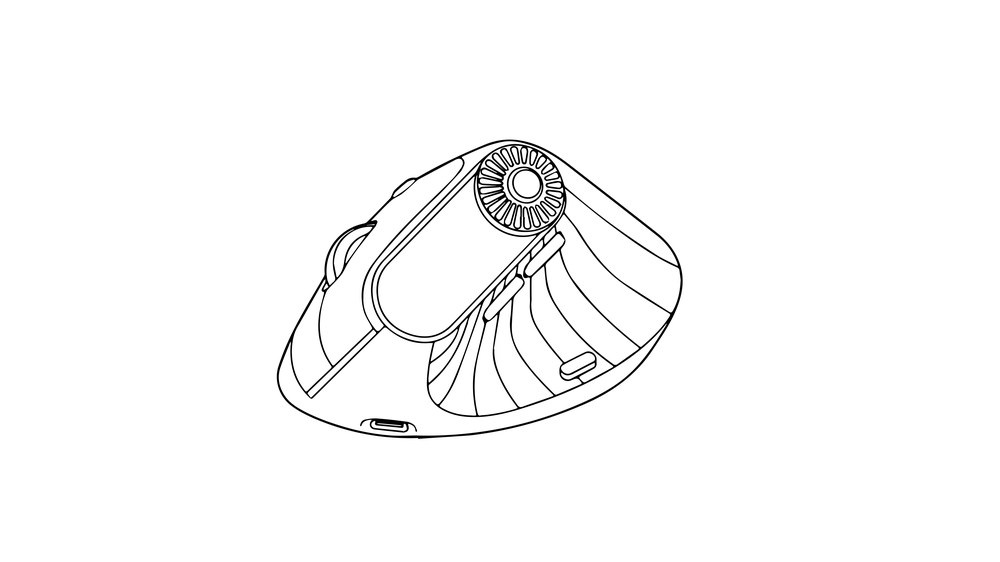
#> input picture extracted/page.png, 1000 x 562 px, shrunk from 4000 x 2250 before the run
$ python -i continuous_lines.py   (imports and definitions only)
#> lines starting #> are read from the running program, lines starting #| are printed output that depends on the picture; after the words box and inside, x2 and y2 are one past the last pixel; in counts of white or black regions, pixels touching at a corner belong together
#> further down, picture is the input picture: shape (562, 1000, 3); min 0, max 255, mean 249.9
import fitz
import cv2
import numpy as np
import os

# [13 lines left out: function extract_page_as_image, not called in this run]

def get_continuous_skeleton(img):
    """获取连续的骨架线"""
    if len(img.shape) == 3:
        gray = cv2.cvtColor(img, cv2.COLOR_BGR2GRAY)
    else:
        gray = img.copy()

    _, binary = cv2.threshold(gray, 60, 255, cv2.THRESH_BINARY_INV)
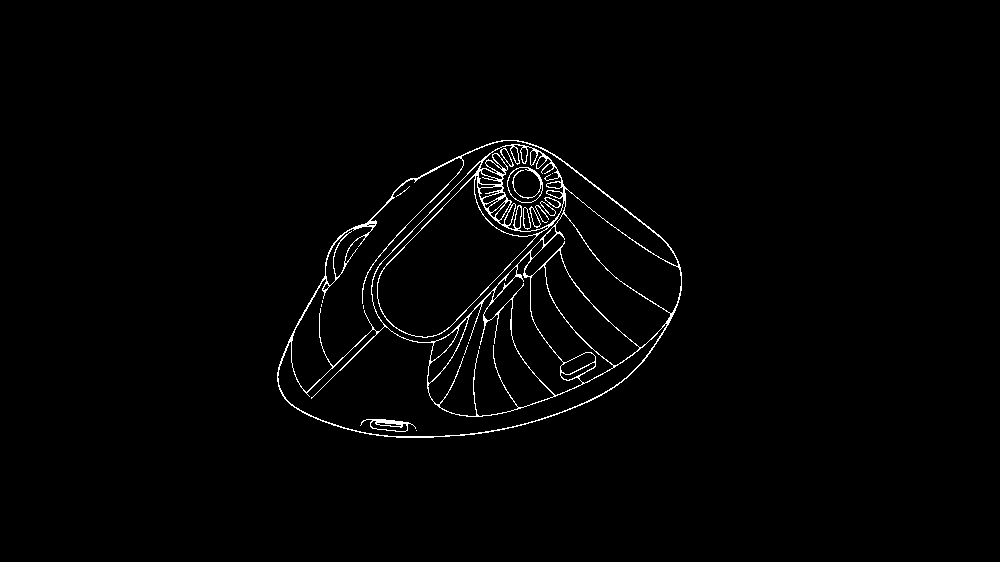
#> binary: shape (562, 1000); 1.4% white in thin lines or dots, all inside (x1, y1, x2, y2) = (277, 140, 682, 438)

    kernel = np.ones((3, 3), np.uint8)
    binary = cv2.morphologyEx(binary, cv2.MORPH_CLOSE, kernel, iterations=2)
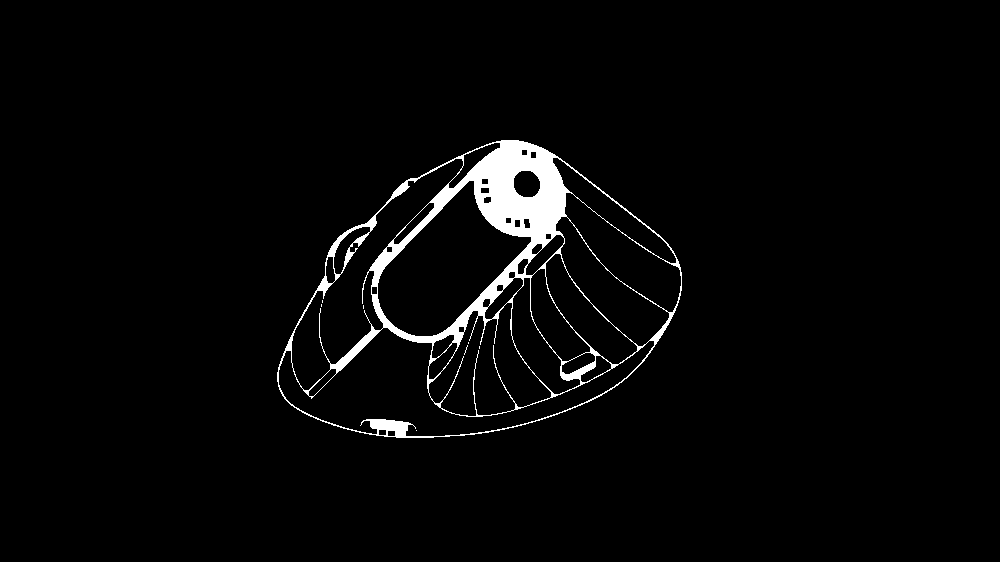
#> binary: shape (562, 1000); 2.9% white; 8 white regions (7 under 20 px), largest, box (x1, y1, x2, y2) and area: (277, 140, 682, 438) 16123
    binary = cv2.morphologyEx(binary, cv2.MORPH_OPEN, kernel, iterations=1)
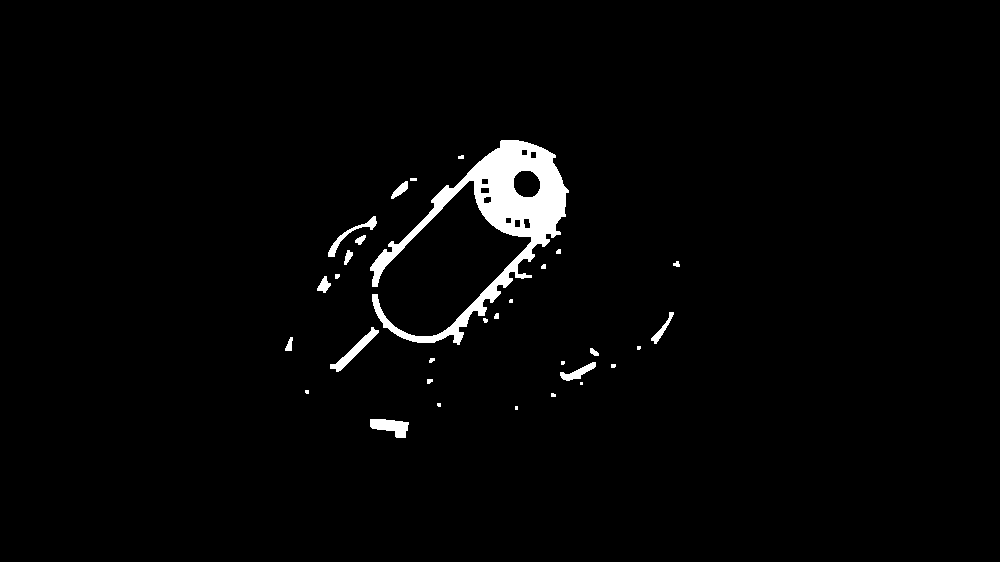
#> binary: shape (562, 1000); 2.2% white; 31 white regions (9 under 20 px), largest, box (x1, y1, x2, y2) and area: (370, 140, 569, 345) 9969, (330, 327, 379, 372) 472, (370, 419, 409, 438) 469

    dist_transform = cv2.distanceTransform(binary, cv2.DIST_L2, 5)
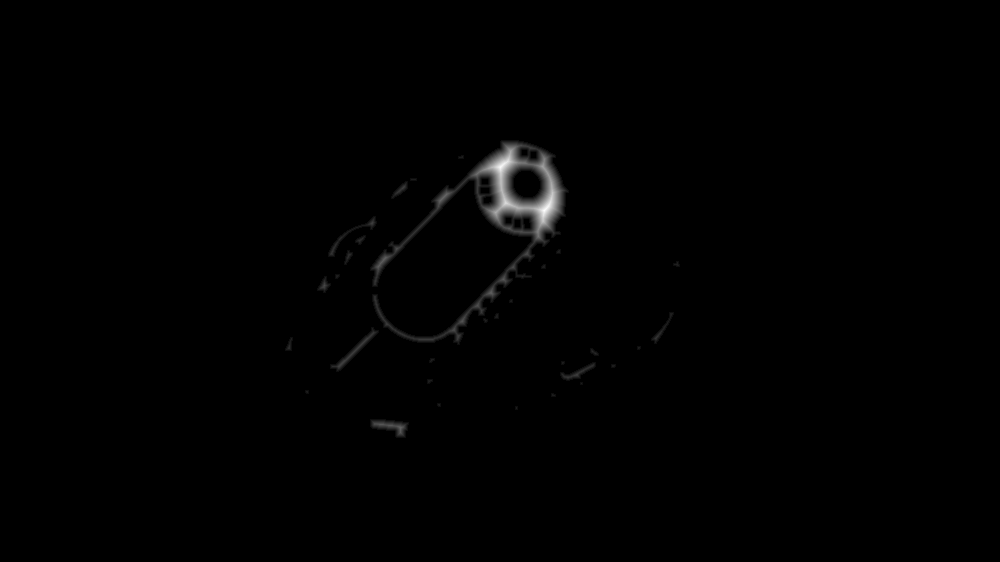
#> dist_transform: shape (562, 1000) float32; min 0, max 17.79, mean 0.0966; drawn with min black and max white

    _, skeleton = cv2.threshold(dist_transform, 0.3, 255, cv2.THRESH_BINARY)
    skeleton = np.uint8(skeleton)

    kernel_skel = np.ones((2, 2), np.uint8)
    skeleton = cv2.morphologyEx(skeleton, cv2.MORPH_CLOSE, kernel_skel, iterations=1)
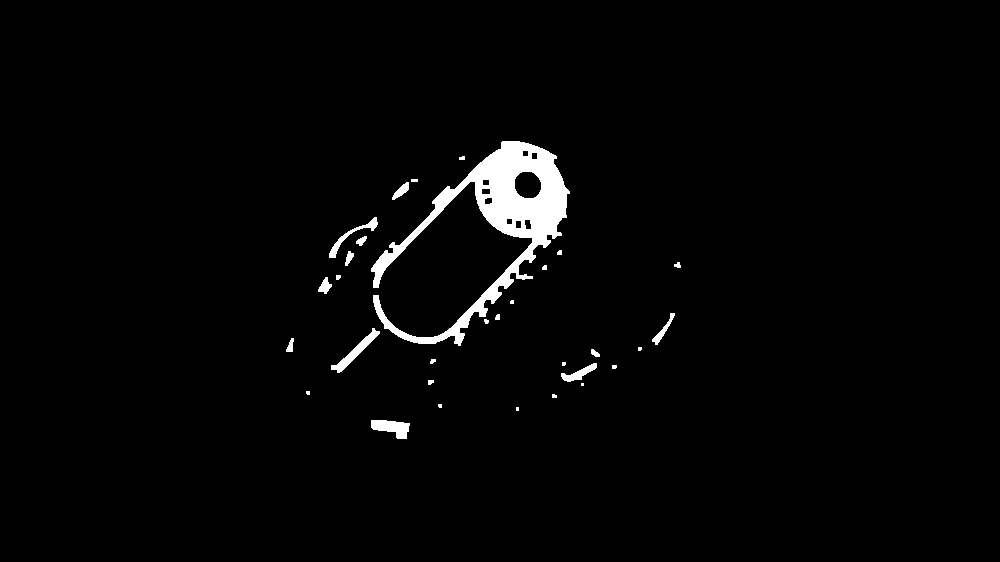
#> skeleton: shape (562, 1000); 2.2% white; 31 white regions (9 under 20 px), largest, box (x1, y1, x2, y2) and area: (371, 141, 570, 346) 9969, (331, 328, 380, 373) 472, (371, 420, 410, 439) 469

    return skeleton

# [301 lines left out: functions connect_lines, extract_continuous_lines, merge_lines, self_connect, smooth_lines, to_svg and 5 more, not called in this run]

# [2 lines not run here, left out]

>>> import cv2
>>> picture = cv2.imread('extracted/page.png')
>>> result = get_continuous_skeleton(picture)
